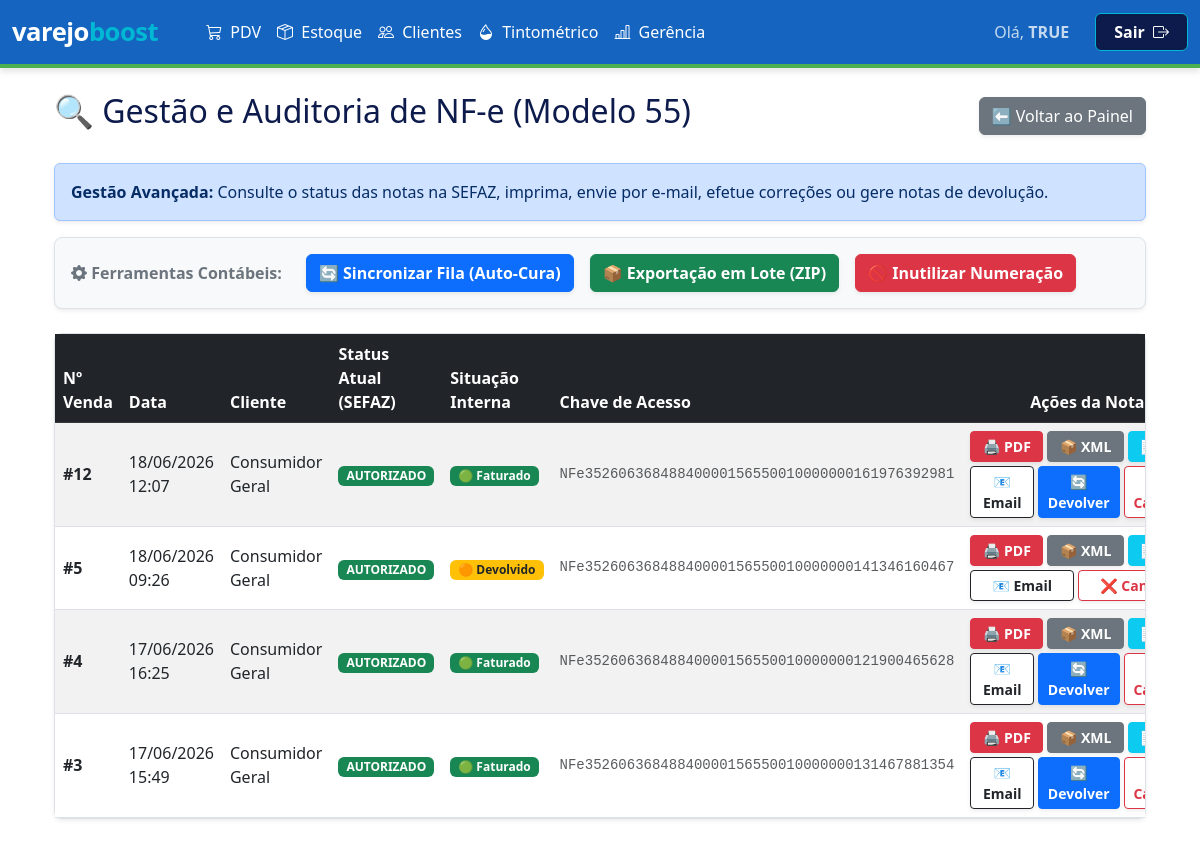
The app's page /gerenciapainel/consultanfe/ (signed in), older data.
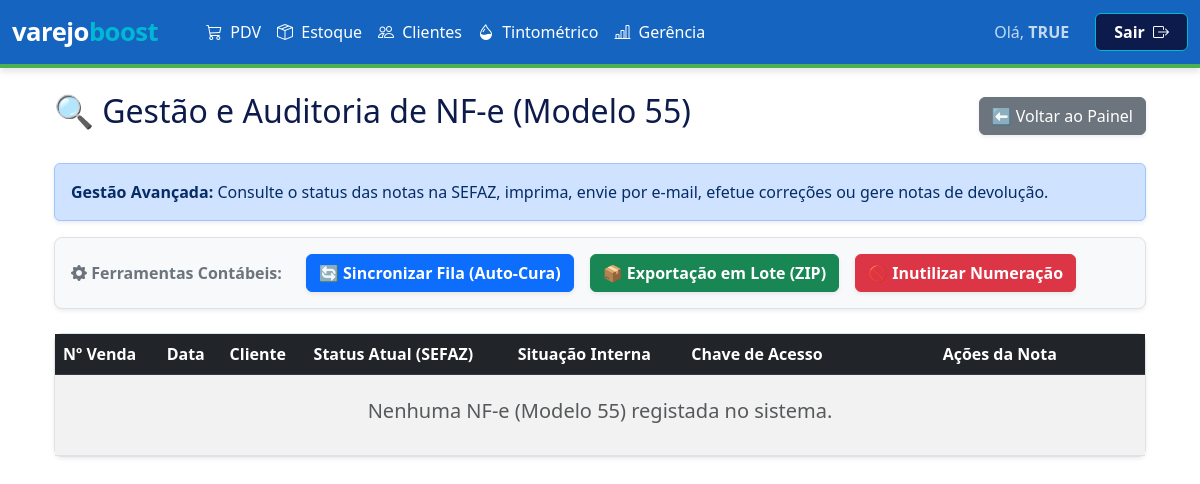
The same page, newer data.
### inventario/models/vendas.py (models this page shows)
class Vendas(models.Model):
    data_venda = models.DateTimeField(default=timezone.now)
    valor_total = models.DecimalField(max_digits=10, decimal_places=2, default=0.00)
    valor_desconto = models.DecimalField(max_digits=10, decimal_places=2, default=0.00)
    status = models.CharField(max_length=20, default='VENDA')
    troco = models.DecimalField(max_digits=10, decimal_places=2, default=0.00)
    pagamentos_texto = models.TextField(blank=True, null=True)
    cliente = models.CharField(max_length=255, blank=True, null=True)
    indicante = models.CharField(max_length=255, blank=True, null=True)
    vendedor = models.CharField(max_length=100, blank=True, null=True)
    cupom_texto = models.TextField(blank=True, null=True)
    status_fiscal = models.CharField(max_length=50, default='SEM_NOTA')
    chave_acesso = models.CharField(max_length=50, blank=True, null=True)
    numero_nota = models.CharField(max_length=20, blank=True, null=True)
    motivo_erro = models.TextField(blank=True, null=True)
    arquivo_pdf = models.FileField(upload_to='notas_fiscais/pdfs/', blank=True, null=True)
    arquivo_xml = models.FileField(upload_to='notas_fiscais/xmls/', blank=True, null=True)
    modelo_fiscal = models.CharField(max_length=10, blank=True, null=True)
    class Meta:
        db_table = 'inventario_vendas'

### inventario/views/gerencia.py (the view)
# urls.py: path('gerenciapainel/consultanfe/', gerencia.tela_consulta_nfe, name='tela_consulta_nfe'),
def tela_consulta_nfe(request):
    if 'usuario_logado' not in request.session: return redirect('login')
    vendas = Vendas.objects.filter(modelo_fiscal='55').exclude(status_fiscal='SEM_NOTA').exclude(status='DEVOLUCAO_ENTRADA').order_by('-id')
    return render(request, 'inventario/consulta_nfe.html', {'vendas_processadas': vendas, 'todos_clientes': Clientes.objects.all().order_by('nome')})

### inventario/templates/inventario/consulta_nfe.html (shortened to what the changed rows need)
{% extends 'inventario/base.html' %}
{% load static %}
{% block content %}
<div class="container mt-4">
    <div class="d-flex justify-content-between align-items-center mb-4">
        <h2>🔍 Gestão e Auditoria de NF-e (Modelo 55)</h2>
    </div>
    <div class="card shadow-sm border-0 mb-5">
        <div class="card-body p-0">
            <div class="table-responsive">
                <table class="table table-striped table-hover mb-0 align-middle">
                    <thead class="table-dark">
                        <tr>
                            <th>Nº Venda</th>
                            <th>Data</th>
                            <th>Cliente</th>
                            <th>Status Atual (SEFAZ)</th>
                            <th>Situação Interna</th>
                            <th>Chave de Acesso</th>
                            <th class="text-center" style="min-width: 250px;">Ações da Nota</th>
                        </tr>
                    </thead>
                    <tbody>
                        {% for venda in vendas_processadas %}
                        <tr>
                            <td class="fw-bold">#{{ venda.id }}</td>
                            <td>{{ venda.data_venda|date:"d/m/Y H:i" }}</td>
                            <td>{{ venda.cliente|default:"Consumidor Geral" }}</td>
                            <td>
                                <span id="badge-status-{{ venda.id }}" data-status="{{ venda.status_fiscal }}" class="badge
                                    {% if venda.status_fiscal == 'AUTORIZADO' or venda.status_fiscal == 'AUTORIZADA' %}bg-success
                                    {% elif venda.status_fiscal == 'ERRO' or venda.status_fiscal == 'REJEITADO' %}bg-danger
                                    {% elif venda.status_fiscal == 'CANCELADO' %}bg-dark
                                    {% elif venda.status_fiscal == 'DEVOLUCOES_EM_PROCESSAMENTO' %}bg-info text-dark
                                    {% else %}bg-warning text-dark{% endif %} px-2 py-1 auto-reload-target">
                                    {{ venda.status_fiscal|default:"PROCESSANDO" }}
                                </span>
                            </td>
                            <td id="sit-interna-{{ venda.id }}">
                                {% if venda.status == 'DEVOLVIDO' %}
                                    <span class="badge bg-warning text-dark px-2 py-1">🟠 Devolvido</span>
                                {% elif venda.status == 'CANCELADO' or venda.status_fiscal == 'CANCELADO' %}
                                    <span class="badge bg-dark px-2 py-1">⚫ Cancelado</span>
                                {% else %}
                                    <span class="badge bg-success px-2 py-1">🟢 Faturado</span>
                                {% endif %}
                            </td>
                            <td id="chave-{{ venda.id }}" class="small text-muted font-monospace">
                                {{ venda.chave_acesso|default:"Aguardando SEFAZ..." }}
                            </td>
                            <td class="text-center">
                                <div id="acoes-autorizadas-{{ venda.id }}" class="{% if venda.status_fiscal != 'AUTORIZADO' and venda.status_fiscal != 'AUTORIZADA' %}d-none{% endif %}">
                                    <div class="d-flex justify-content-center gap-1 mb-1">
                                        <button onclick="visualizarPdf({{ venda.id }})" class="btn btn-danger btn-sm fw-bold shadow-sm flex-fill" title="Imprimir PDF">🖨️ PDF</button>
                                        <button onclick="visualizarXml({{ venda.id }})" class="btn btn-secondary btn-sm fw-bold shadow-sm flex-fill" title="Baixar XML">📦 XML</button>
                                        <button onclick="abrirModalCce({{ venda.id }})" class="btn btn-info btn-sm fw-bold shadow-sm text-white flex-fill" title="Carta de Correção">📝 CC-e</button>
                                    </div>
                                    <div class="d-flex justify-content-center gap-1">
                                        <button onclick="prepararEmail({{ venda.id }})" class="btn btn-outline-dark btn-sm fw-bold shadow-sm flex-fill bg-white" title="Enviar Email">📧 Email</button>
                                        <button onclick="abrirModalDevolucao({{ venda.id }}, '{{ venda.chave_acesso }}')" class="btn btn-primary btn-sm fw-bold shadow-sm flex-fill {% if venda.status == 'DEVOLVIDO' %}d-none{% endif %}" title="Gerar Devolução">🔄 Devolver</button>
                                        <button onclick="prepararCancelamento({{ venda.id }})" class="btn btn-outline-danger btn-sm fw-bold shadow-sm flex-fill bg-white" title="Cancelar Nota">❌ Cancelar</button>
                                    </div>
                                </div>
                            </td>
                        </tr>
                        {% empty %}
                        <tr>
                            <td colspan="7" class="text-center py-4 text-muted">
                                <h5>Nenhuma NF-e (Modelo 55) registada no sistema.</h5>
                            </td>
                        </tr>
                        {% endfor %}
                    </tbody>
                </table>
            </div>
        </div>
    </div>
</div>
{% endblock %}

Row changes from the older to the newer data that the page shows:
removed Vendas: id "12", data_venda "18/06/2026 12:07", cliente "Consumidor Geral", status_fiscal "AUTORIZADO", status "🟢 Faturado", chave_acesso "NFe35260636848840000156550010000000161976392981"
removed Vendas: id "5", data_venda "18/06/2026 09:26", cliente "Consumidor Geral", status_fiscal "AUTORIZADO", status "🟠 Devolvido", chave_acesso "NFe35260636848840000156550010000000141346160467"
removed Vendas: id "4", data_venda "17/06/2026 16:25", cliente "Consumidor Geral", status_fiscal "AUTORIZADO", status "🟢 Faturado", chave_acesso "NFe35260636848840000156550010000000121900465628"
removed Vendas: id "3", data_venda "17/06/2026 15:49", cliente "Consumidor Geral", status_fiscal "AUTORIZADO", status "🟢 Faturado", chave_acesso "NFe35260636848840000156550010000000131467881354"
Text that changed along with them:
text now shown: "Nenhuma NF-e (Modelo 55) registada no sistema."
